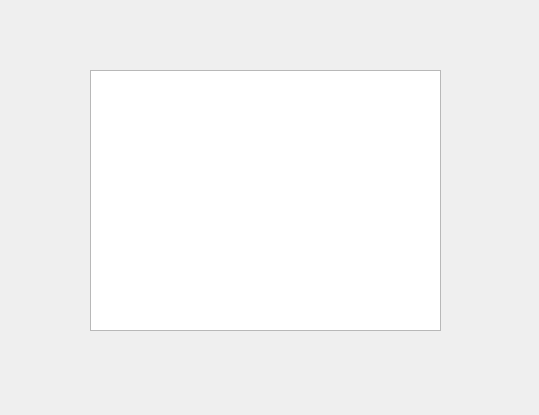
<?xml version="1.0" encoding="UTF-8"?>
<ui version="4.0">
 <class>terminal_cmd</class>
 <widget class="QDialog" name="terminal_cmd">
  <property name="geometry">
   <rect>
    <x>0</x>
    <y>0</y>
    <width>539</width>
    <height>415</height>
   </rect>
  </property>
  <property name="windowTitle">
   <string>Dialog</string>
  </property>
  <widget class="QTextEdit" name="textEdit">
   <property name="geometry">
    <rect>
     <x>90</x>
     <y>70</y>
     <width>351</width>
     <height>261</height>
    </rect>
   </property>
  </widget>
 </widget>
 <resources/>
 <connections/>
</ui>
